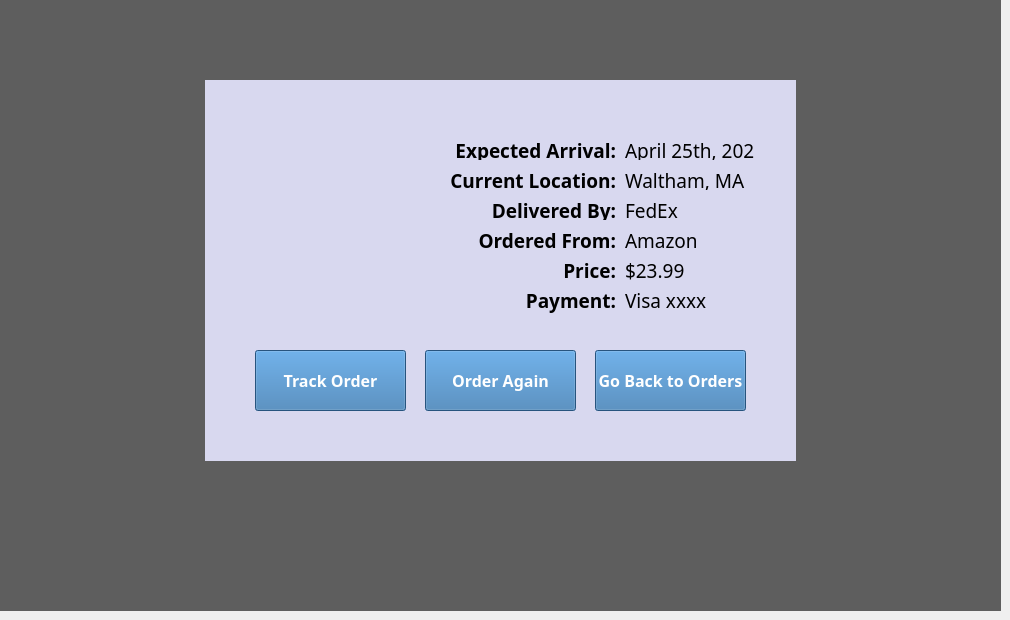
    <widget class="QWidget" name="page">
     <widget class="QWidget" name="orderdetailsdimbackg" native="true">
      <property name="geometry">
       <rect>
        <x>0</x>
        <y>0</y>
        <width>1001</width>
        <height>611</height>
       </rect>
      </property>
      <property name="styleSheet">
       <string notr="true">background-color: rgba(0, 0, 0, 155);</string>
      </property>
      <widget class="QWidget" name="incomingorderdetails" native="true">
       <property name="geometry">
        <rect>
         <x>205</x>
         <y>80</y>
         <width>591</width>
         <height>381</height>
        </rect>
       </property>
       <property name="styleSheet">
        <string notr="true">
background-color: rgba(216, 216, 239, 255);</string>
       </property>
       <widget class="QLabel" name="ordermap">
        <property name="geometry">
         <rect>
          <x>40</x>
          <y>60</y>
          <width>191</width>
          <height>141</height>
         </rect>
        </property>
        <property name="text">
         <string/>
        </property>
        <property name="pixmap">
         <pixmap>map.png</pixmap>
        </property>
        <property name="scaledContents">
         <bool>true</bool>
        </property>
       </widget>
       <widget class="QLabel" name="expected_arrival_pre">
        <property name="geometry">
         <rect>
          <x>250</x>
          <y>50</y>
          <width>161</width>
          <height>41</height>
         </rect>
        </property>
        <property name="font">
         <font>
          <family>Glacial Indifference</family>
          <weight>75</weight>
          <bold>true</bold>
         </font>
        </property>
        <property name="text">
         <string>&lt;html&gt;&lt;head/&gt;&lt;body&gt;&lt;p align=&quot;right&quot;&gt;&lt;span style=&quot; font-size:14pt; font-weight:600;&quot;&gt;Expected Arrival:&lt;/span&gt;&lt;/p&gt;&lt;/body&gt;&lt;/html&gt;</string>
        </property>
       </widget>
       <widget class="QLabel" name="current_location_pre">
        <property name="geometry">
         <rect>
          <x>240</x>
          <y>80</y>
          <width>171</width>
          <height>41</height>
         </rect>
        </property>
        <property name="font">
         <font>
          <family>Glacial Indifference</family>
         </font>
        </property>
        <property name="text">
         <string>&lt;html&gt;&lt;head/&gt;&lt;body&gt;&lt;p align=&quot;right&quot;&gt;&lt;span style=&quot; font-size:14pt; font-weight:600;&quot;&gt;Current Location:&lt;/span&gt;&lt;/p&gt;&lt;/body&gt;&lt;/html&gt;</string>
        </property>
       </widget>
       <widget class="QLabel" name="delivered_by_post">
        <property name="geometry">
         <rect>
          <x>280</x>
          <y>110</y>
          <width>131</width>
          <height>41</height>
         </rect>
        </property>
        <property name="font">
         <font>
          <family>Glacial Indifference</family>
         </font>
        </property>
        <property name="text">
         <string>&lt;html&gt;&lt;head/&gt;&lt;body&gt;&lt;p align=&quot;right&quot;&gt;&lt;span style=&quot; font-size:14pt; font-weight:600;&quot;&gt;Delivered By:&lt;/span&gt;&lt;/p&gt;&lt;/body&gt;&lt;/html&gt;</string>
        </property>
       </widget>
       <widget class="QLabel" name="ordered_from_pre">
        <property name="geometry">
         <rect>
          <x>270</x>
          <y>140</y>
          <width>141</width>
          <height>41</height>
         </rect>
        </property>
        <property name="font">
         <font>
          <family>Glacial Indifference</family>
         </font>
        </property>
        <property name="text">
         <string>&lt;html&gt;&lt;head/&gt;&lt;body&gt;&lt;p align=&quot;right&quot;&gt;&lt;span style=&quot; font-size:14pt; font-weight:600;&quot;&gt;Ordered From:&lt;/span&gt;&lt;/p&gt;&lt;/body&gt;&lt;/html&gt;</string>
        </property>
       </widget>
       <widget class="QLabel" name="price_pre">
        <property name="geometry">
         <rect>
          <x>320</x>
          <y>170</y>
          <width>91</width>
          <height>41</height>
         </rect>
        </property>
        <property name="font">
         <font>
          <family>Glacial Indifference</family>
         </font>
        </property>
        <property name="text">
         <string>&lt;html&gt;&lt;head/&gt;&lt;body&gt;&lt;p align=&quot;right&quot;&gt;&lt;span style=&quot; font-size:14pt; font-weight:600;&quot;&gt;Price:&lt;/span&gt;&lt;/p&gt;&lt;/body&gt;&lt;/html&gt;</string>
        </property>
       </widget>
       <widget class="QLabel" name="payment_pre">
        <property name="geometry">
         <rect>
          <x>320</x>
          <y>200</y>
          <width>91</width>
          <height>41</height>
         </rect>
        </property>
        <property name="font">
         <font>
          <family>Glacial Indifference</family>
         </font>
        </property>
        <property name="text">
         <string>&lt;html&gt;&lt;head/&gt;&lt;body&gt;&lt;p align=&quot;right&quot;&gt;&lt;span style=&quot; font-size:14pt; font-weight:600;&quot;&gt;Payment:&lt;/span&gt;&lt;/p&gt;&lt;/body&gt;&lt;/html&gt;</string>
        </property>
       </widget>
       <widget class="QPushButton" name="trackorderbutton">
        <property name="geometry">
         <rect>
          <x>50</x>
          <y>270</y>
          <width>151</width>
          <height>61</height>
         </rect>
        </property>
        <property name="font">
         <font>
          <family>Glacial Indifference</family>
          <pointsize>12</pointsize>
          <weight>75</weight>
          <bold>true</bold>
         </font>
        </property>
        <property name="styleSheet">
         <string notr="true">background-color: rgb(54, 118, 176);
color: rgb(255, 255, 255);</string>
        </property>
        <property name="text">
         <string>Track Order</string>
        </property>
       </widget>
       <widget class="QPushButton" name="orderagainbutton">
        <property name="geometry">
         <rect>
          <x>220</x>
          <y>270</y>
          <width>151</width>
          <height>61</height>
         </rect>
        </property>
        <property name="font">
         <font>
          <family>Glacial Indifference</family>
          <pointsize>12</pointsize>
          <weight>75</weight>
          <bold>true</bold>
         </font>
        </property>
        <property name="styleSheet">
         <string notr="true">background-color: rgb(54, 118, 176);
color: rgb(255, 255, 255);</string>
        </property>
        <property name="text">
         <string>Order Again</string>
        </property>
       </widget>
       <widget class="QPushButton" name="gobacktoorders">
        <property name="geometry">
         <rect>
          <x>390</x>
          <y>270</y>
          <width>151</width>
          <height>61</height>
         </rect>
        </property>
        <property name="font">
         <font>
          <family>Glacial Indifference</family>
          <pointsize>12</pointsize>
          <weight>75</weight>
          <bold>true</bold>
         </font>
        </property>
        <property name="styleSheet">
         <string notr="true">background-color: rgb(54, 118, 176);
color: rgb(255, 255, 255);</string>
        </property>
        <property name="text">
         <string>Go Back to Orders</string>
        </property>
       </widget>
       <widget class="QLabel" name="expected_arrival_value">
        <property name="geometry">
         <rect>
          <x>420</x>
          <y>50</y>
          <width>131</width>
          <height>41</height>
         </rect>
        </property>
        <property name="font">
         <font>
          <family>Glacial Indifference</family>
          <pointsize>14</pointsize>
         </font>
        </property>
        <property name="text">
         <string>April 25th, 2021</string>
        </property>
       </widget>
       <widget class="QLabel" name="current_location_value">
        <property name="geometry">
         <rect>
          <x>420</x>
          <y>80</y>
          <width>131</width>
          <height>41</height>
         </rect>
        </property>
        <property name="font">
         <font>
          <family>Glacial Indifference</family>
          <pointsize>14</pointsize>
         </font>
        </property>
        <property name="text">
         <string>Waltham, MA</string>
        </property>
       </widget>
       <widget class="QLabel" name="delivered_by_value">
        <property name="geometry">
         <rect>
          <x>420</x>
          <y>110</y>
          <width>131</width>
          <height>41</height>
         </rect>
        </property>
        <property name="font">
         <font>
          <family>Glacial Indifference</family>
          <pointsize>14</pointsize>
         </font>
        </property>
        <property name="text">
         <string>FedEx</string>
        </property>
       </widget>
       <widget class="QLabel" name="ordered_from_value">
        <property name="geometry">
         <rect>
          <x>420</x>
          <y>140</y>
          <width>131</width>
          <height>41</height>
         </rect>
        </property>
        <property name="font">
         <font>
          <family>Glacial Indifference</family>
          <pointsize>14</pointsize>
         </font>
        </property>
        <property name="text">
         <string>Amazon</string>
        </property>
       </widget>
       <widget class="QLabel" name="price_value">
        <property name="geometry">
         <rect>
          <x>420</x>
          <y>170</y>
          <width>131</width>
          <height>41</height>
         </rect>
        </property>
        <property name="font">
         <font>
          <family>Glacial Indifference</family>
          <pointsize>14</pointsize>
         </font>
        </property>
        <property name="text">
         <string>$23.99</string>
        </property>
       </widget>
       <widget class="QLabel" name="payment_value">
        <property name="geometry">
         <rect>
          <x>420</x>
          <y>200</y>
          <width>131</width>
          <height>41</height>
         </rect>
        </property>
        <property name="font">
         <font>
          <family>Glacial Indifference</family>
          <pointsize>14</pointsize>
         </font>
        </property>
        <property name="text">
         <string>Visa xxxx</string>
        </property>
       </widget>
      </widget>
     </widget>
    </widget>
